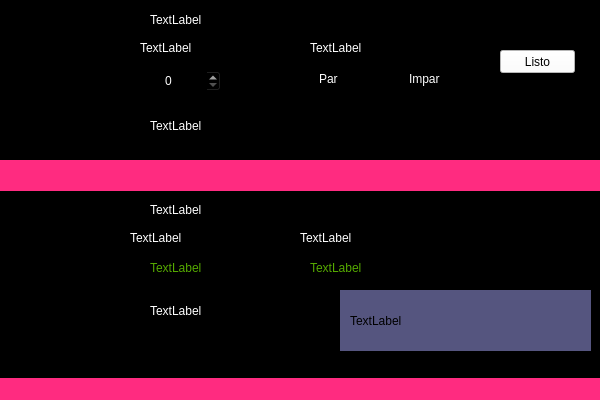
<?xml version="1.0" encoding="UTF-8"?>
<ui version="4.0">
 <class>MainWindow</class>
 <widget class="QMainWindow" name="MainWindow">
  <property name="geometry">
   <rect>
    <x>0</x>
    <y>0</y>
    <width>600</width>
    <height>400</height>
   </rect>
  </property>
  <property name="minimumSize">
   <size>
    <width>600</width>
    <height>400</height>
   </size>
  </property>
  <property name="maximumSize">
   <size>
    <width>600</width>
    <height>400</height>
   </size>
  </property>
  <property name="windowTitle">
   <string>MainWindow</string>
  </property>
  <property name="styleSheet">
   <string notr="true">background-color: rgb(255, 43, 128);
font: 8pt &quot;MS Reference Sans Serif&quot;;</string>
  </property>
  <widget class="QWidget" name="centralwidget">
   <property name="styleSheet">
    <string notr="true">background-color: rgb(0, 0, 0);</string>
   </property>
   <widget class="QLabel" name="label">
    <property name="geometry">
     <rect>
      <x>-10</x>
      <y>160</y>
      <width>631</width>
      <height>31</height>
     </rect>
    </property>
    <property name="styleSheet">
     <string notr="true">background-color: rgb(255, 43, 128);</string>
    </property>
    <property name="text">
     <string/>
    </property>
   </widget>
   <widget class="QLabel" name="jugador_1">
    <property name="geometry">
     <rect>
      <x>150</x>
      <y>10</y>
      <width>251</width>
      <height>20</height>
     </rect>
    </property>
    <property name="styleSheet">
     <string notr="true">color: rgb(255, 255, 255);
font: 75 12pt &quot;Segoe Print&quot;;</string>
    </property>
    <property name="text">
     <string>TextLabel</string>
    </property>
   </widget>
   <widget class="QSpinBox" name="spinBox">
    <property name="geometry">
     <rect>
      <x>160</x>
      <y>70</y>
      <width>61</width>
      <height>22</height>
     </rect>
    </property>
    <property name="styleSheet">
     <string notr="true">color: rgb(255, 255, 255);</string>
    </property>
   </widget>
   <widget class="QCheckBox" name="checkBox">
    <property name="geometry">
     <rect>
      <x>300</x>
      <y>70</y>
      <width>70</width>
      <height>17</height>
     </rect>
    </property>
    <property name="styleSheet">
     <string notr="true">color: rgb(255, 255, 255);</string>
    </property>
    <property name="text">
     <string>Par</string>
    </property>
   </widget>
   <widget class="QCheckBox" name="checkBox_2">
    <property name="geometry">
     <rect>
      <x>390</x>
      <y>70</y>
      <width>70</width>
      <height>17</height>
     </rect>
    </property>
    <property name="styleSheet">
     <string notr="true">color: rgb(255, 255, 255);</string>
    </property>
    <property name="text">
     <string>Impar</string>
    </property>
   </widget>
   <widget class="QLabel" name="label_1">
    <property name="geometry">
     <rect>
      <x>140</x>
      <y>40</y>
      <width>161</width>
      <height>16</height>
     </rect>
    </property>
    <property name="styleSheet">
     <string notr="true">color: rgb(255, 255, 255);</string>
    </property>
    <property name="text">
     <string>TextLabel</string>
    </property>
   </widget>
   <widget class="QLabel" name="label_2">
    <property name="geometry">
     <rect>
      <x>310</x>
      <y>40</y>
      <width>181</width>
      <height>16</height>
     </rect>
    </property>
    <property name="styleSheet">
     <string notr="true">color: rgb(255, 255, 255);</string>
    </property>
    <property name="text">
     <string>TextLabel</string>
    </property>
   </widget>
   <widget class="QLabel" name="jugador_2">
    <property name="geometry">
     <rect>
      <x>150</x>
      <y>200</y>
      <width>251</width>
      <height>20</height>
     </rect>
    </property>
    <property name="styleSheet">
     <string notr="true">color: rgb(255, 255, 255);
font: 75 12pt &quot;Segoe Print&quot;;</string>
    </property>
    <property name="text">
     <string>TextLabel</string>
    </property>
   </widget>
   <widget class="QLabel" name="label_3">
    <property name="geometry">
     <rect>
      <x>130</x>
      <y>230</y>
      <width>161</width>
      <height>16</height>
     </rect>
    </property>
    <property name="styleSheet">
     <string notr="true">color: rgb(255, 255, 255);</string>
    </property>
    <property name="text">
     <string>TextLabel</string>
    </property>
   </widget>
   <widget class="QLabel" name="label_4">
    <property name="geometry">
     <rect>
      <x>300</x>
      <y>230</y>
      <width>181</width>
      <height>16</height>
     </rect>
    </property>
    <property name="styleSheet">
     <string notr="true">color: rgb(255, 255, 255);</string>
    </property>
    <property name="text">
     <string>TextLabel</string>
    </property>
   </widget>
   <widget class="QLabel" name="label_5">
    <property name="geometry">
     <rect>
      <x>150</x>
      <y>260</y>
      <width>81</width>
      <height>16</height>
     </rect>
    </property>
    <property name="styleSheet">
     <string notr="true">color: rgb(85, 170, 0);</string>
    </property>
    <property name="text">
     <string>TextLabel</string>
    </property>
   </widget>
   <widget class="QLabel" name="bolitas_1">
    <property name="geometry">
     <rect>
      <x>150</x>
      <y>100</y>
      <width>61</width>
      <height>51</height>
     </rect>
    </property>
    <property name="styleSheet">
     <string notr="true">color: rgb(255, 255, 255);
font: 26pt &quot;MS Shell Dlg 2&quot;;</string>
    </property>
    <property name="text">
     <string>TextLabel</string>
    </property>
   </widget>
   <widget class="QLabel" name="label_6">
    <property name="geometry">
     <rect>
      <x>310</x>
      <y>260</y>
      <width>81</width>
      <height>16</height>
     </rect>
    </property>
    <property name="styleSheet">
     <string notr="true">color: rgb(85, 170, 0);</string>
    </property>
    <property name="text">
     <string>TextLabel</string>
    </property>
   </widget>
   <widget class="QLabel" name="imagen_bolita_1">
    <property name="geometry">
     <rect>
      <x>220</x>
      <y>100</y>
      <width>51</width>
      <height>51</height>
     </rect>
    </property>
    <property name="text">
     <string/>
    </property>
    <property name="pixmap">
     <pixmap>Sprites/Juego/canicas-1.png</pixmap>
    </property>
    <property name="scaledContents">
     <bool>true</bool>
    </property>
   </widget>
   <widget class="QLabel" name="imagen_bolita_2">
    <property name="geometry">
     <rect>
      <x>220</x>
      <y>290</y>
      <width>51</width>
      <height>51</height>
     </rect>
    </property>
    <property name="text">
     <string/>
    </property>
    <property name="pixmap">
     <pixmap>Sprites/Juego/canicas-2.png</pixmap>
    </property>
    <property name="scaledContents">
     <bool>true</bool>
    </property>
   </widget>
   <widget class="QLabel" name="bolitas_2">
    <property name="geometry">
     <rect>
      <x>150</x>
      <y>280</y>
      <width>61</width>
      <height>61</height>
     </rect>
    </property>
    <property name="styleSheet">
     <string notr="true">color: rgb(255, 255, 255);
font: 26pt &quot;MS Shell Dlg 2&quot;;</string>
    </property>
    <property name="text">
     <string>TextLabel</string>
    </property>
   </widget>
   <widget class="QPushButton" name="listo_button">
    <property name="geometry">
     <rect>
      <x>500</x>
      <y>50</y>
      <width>75</width>
      <height>23</height>
     </rect>
    </property>
    <property name="styleSheet">
     <string notr="true">background-color: rgb(255, 255, 255);</string>
    </property>
    <property name="text">
     <string>Listo</string>
    </property>
   </widget>
   <widget class="QLabel" name="label_7">
    <property name="geometry">
     <rect>
      <x>340</x>
      <y>290</y>
      <width>251</width>
      <height>61</height>
     </rect>
    </property>
    <property name="styleSheet">
     <string notr="true">background-color: rgb(85, 85, 127);</string>
    </property>
    <property name="text">
     <string/>
    </property>
   </widget>
   <widget class="QLabel" name="label_resultado">
    <property name="geometry">
     <rect>
      <x>350</x>
      <y>300</y>
      <width>141</width>
      <height>41</height>
     </rect>
    </property>
    <property name="styleSheet">
     <string notr="true">background-color: rgb(85, 85, 127);</string>
    </property>
    <property name="text">
     <string>TextLabel</string>
    </property>
   </widget>
   <widget class="QLabel" name="imagen_resultado">
    <property name="geometry">
     <rect>
      <x>510</x>
      <y>290</y>
      <width>71</width>
      <height>61</height>
     </rect>
    </property>
    <property name="styleSheet">
     <string notr="true">background-color: rgb(85, 85, 127);</string>
    </property>
    <property name="text">
     <string/>
    </property>
    <property name="pixmap">
     <pixmap>Sprites/Decoraciones/reloj.png</pixmap>
    </property>
    <property name="scaledContents">
     <bool>true</bool>
    </property>
   </widget>
   <widget class="QLabel" name="imagen_1">
    <property name="geometry">
     <rect>
      <x>20</x>
      <y>20</y>
      <width>101</width>
      <height>111</height>
     </rect>
    </property>
    <property name="text">
     <string/>
    </property>
    <property name="pixmap">
     <pixmap>Sprites/Avatares/Avatar-1.png</pixmap>
    </property>
    <property name="scaledContents">
     <bool>true</bool>
    </property>
   </widget>
   <widget class="QLabel" name="imagen_2">
    <property name="geometry">
     <rect>
      <x>20</x>
      <y>220</y>
      <width>101</width>
      <height>111</height>
     </rect>
    </property>
    <property name="text">
     <string/>
    </property>
    <property name="pixmap">
     <pixmap>Sprites/Avatares/Avatar-2.png</pixmap>
    </property>
    <property name="scaledContents">
     <bool>true</bool>
    </property>
   </widget>
   <zorder>label</zorder>
   <zorder>jugador_1</zorder>
   <zorder>spinBox</zorder>
   <zorder>checkBox</zorder>
   <zorder>checkBox_2</zorder>
   <zorder>label_1</zorder>
   <zorder>label_2</zorder>
   <zorder>jugador_2</zorder>
   <zorder>label_3</zorder>
   <zorder>label_4</zorder>
   <zorder>label_5</zorder>
   <zorder>bolitas_1</zorder>
   <zorder>label_6</zorder>
   <zorder>imagen_bolita_1</zorder>
   <zorder>imagen_bolita_2</zorder>
   <zorder>bolitas_2</zorder>
   <zorder>listo_button</zorder>
   <zorder>label_7</zorder>
   <zorder>label_resultado</zorder>
   <zorder>imagen_resultado</zorder>
   <zorder>imagen_2</zorder>
   <zorder>imagen_1</zorder>
  </widget>
  <widget class="QMenuBar" name="menubar">
   <property name="geometry">
    <rect>
     <x>0</x>
     <y>0</y>
     <width>600</width>
     <height>21</height>
    </rect>
   </property>
  </widget>
  <widget class="QStatusBar" name="statusbar"/>
 </widget>
 <resources/>
 <connections/>
</ui>
